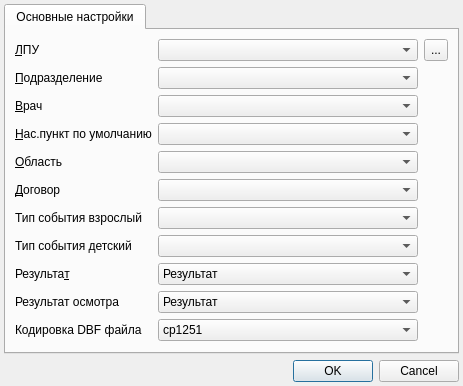
<?xml version="1.0" encoding="UTF-8"?>
<ui version="4.0">
 <class>appPreferencesDialog</class>
 <widget class="QDialog" name="appPreferencesDialog">
  <property name="windowModality">
   <enum>Qt::ApplicationModal</enum>
  </property>
  <property name="geometry">
   <rect>
    <x>0</x>
    <y>0</y>
    <width>463</width>
    <height>366</height>
   </rect>
  </property>
  <property name="windowTitle">
   <string>Умолчания</string>
  </property>
  <property name="autoFillBackground">
   <bool>false</bool>
  </property>
  <property name="sizeGripEnabled">
   <bool>false</bool>
  </property>
  <property name="modal">
   <bool>true</bool>
  </property>
  <layout class="QGridLayout" name="gridLayout_14">
   <property name="margin">
    <number>4</number>
   </property>
   <item row="2" column="0">
    <widget class="QDialogButtonBox" name="buttonBox">
     <property name="orientation">
      <enum>Qt::Horizontal</enum>
     </property>
     <property name="standardButtons">
      <set>QDialogButtonBox::Cancel|QDialogButtonBox::Ok</set>
     </property>
    </widget>
   </item>
   <item row="1" column="0">
    <widget class="QTabWidget" name="tabWidget">
     <property name="enabled">
      <bool>true</bool>
     </property>
     <property name="currentIndex">
      <number>0</number>
     </property>
     <widget class="QWidget" name="tabMain">
      <attribute name="title">
       <string>Основные настройки</string>
      </attribute>
      <layout class="QGridLayout" name="gridLayout">
       <item row="8" column="2">
        <widget class="CRBComboBox" name="cmbResult">
         <property name="whatsThis">
          <string>результат осмотра</string>
         </property>
         <item>
          <property name="text">
           <string>Результат</string>
          </property>
         </item>
        </widget>
       </item>
       <item row="6" column="2">
        <widget class="CRBComboBox" name="cmbEventTypeAdult"/>
       </item>
       <item row="0" column="2">
        <widget class="CPolyclinicComboBox" name="cmbOrganisation"/>
       </item>
       <item row="0" column="0">
        <widget class="QLabel" name="lblOrganisation">
         <property name="sizePolicy">
          <sizepolicy hsizetype="Maximum" vsizetype="Fixed">
           <horstretch>0</horstretch>
           <verstretch>0</verstretch>
          </sizepolicy>
         </property>
         <property name="minimumSize">
          <size>
           <width>130</width>
           <height>0</height>
          </size>
         </property>
         <property name="text">
          <string>&amp;ЛПУ</string>
         </property>
         <property name="buddy">
          <cstring>cmbOrganisation</cstring>
         </property>
        </widget>
       </item>
       <item row="3" column="2">
        <widget class="CKLADRComboBox" name="cmbDefaultCity"/>
       </item>
       <item row="0" column="3">
        <widget class="QToolButton" name="btnSelectOrganisation">
         <property name="sizePolicy">
          <sizepolicy hsizetype="Fixed" vsizetype="Ignored">
           <horstretch>0</horstretch>
           <verstretch>0</verstretch>
          </sizepolicy>
         </property>
         <property name="text">
          <string>...</string>
         </property>
        </widget>
       </item>
       <item row="1" column="2">
        <widget class="COrgStructureComboBox" name="cmbOrgStructure"/>
       </item>
       <item row="9" column="0">
        <widget class="QLabel" name="lblDiagnosticResult">
         <property name="text">
          <string>Результат осмотра</string>
         </property>
         <property name="alignment">
          <set>Qt::AlignLeading|Qt::AlignLeft|Qt::AlignVCenter</set>
         </property>
         <property name="buddy">
          <cstring>cmbDiagnosticResult</cstring>
         </property>
        </widget>
       </item>
       <item row="9" column="2">
        <widget class="CRBComboBox" name="cmbDiagnosticResult">
         <property name="whatsThis">
          <string>результат осмотра</string>
         </property>
         <item>
          <property name="text">
           <string>Результат</string>
          </property>
         </item>
        </widget>
       </item>
       <item row="1" column="0">
        <widget class="QLabel" name="lblOrgStructure">
         <property name="sizePolicy">
          <sizepolicy hsizetype="Maximum" vsizetype="Preferred">
           <horstretch>0</horstretch>
           <verstretch>0</verstretch>
          </sizepolicy>
         </property>
         <property name="minimumSize">
          <size>
           <width>130</width>
           <height>0</height>
          </size>
         </property>
         <property name="text">
          <string>&amp;Подразделение</string>
         </property>
         <property name="buddy">
          <cstring>cmbOrgStructure</cstring>
         </property>
        </widget>
       </item>
       <item row="4" column="0">
        <widget class="QLabel" name="lblDefaultProvince">
         <property name="minimumSize">
          <size>
           <width>130</width>
           <height>0</height>
          </size>
         </property>
         <property name="text">
          <string>&amp;Область</string>
         </property>
         <property name="buddy">
          <cstring>cmbProvince</cstring>
         </property>
        </widget>
       </item>
       <item row="3" column="0">
        <widget class="QLabel" name="lblDefaultCity">
         <property name="minimumSize">
          <size>
           <width>130</width>
           <height>0</height>
          </size>
         </property>
         <property name="text">
          <string>&amp;Нас.пункт по умолчанию</string>
         </property>
         <property name="buddy">
          <cstring>cmbDefaultCity</cstring>
         </property>
        </widget>
       </item>
       <item row="11" column="0">
        <spacer>
         <property name="orientation">
          <enum>Qt::Vertical</enum>
         </property>
         <property name="sizeHint" stdset="0">
          <size>
           <width>61</width>
           <height>174</height>
          </size>
         </property>
        </spacer>
       </item>
       <item row="8" column="0">
        <widget class="QLabel" name="lblResult">
         <property name="text">
          <string>Результа&amp;т</string>
         </property>
         <property name="alignment">
          <set>Qt::AlignLeading|Qt::AlignLeft|Qt::AlignVCenter</set>
         </property>
         <property name="buddy">
          <cstring>cmbResult</cstring>
         </property>
        </widget>
       </item>
       <item row="6" column="0">
        <widget class="QLabel" name="lblEventTypeAdult">
         <property name="text">
          <string>Тип события взрослый</string>
         </property>
         <property name="buddy">
          <cstring>cmbEventTypeAdult</cstring>
         </property>
        </widget>
       </item>
       <item row="2" column="0">
        <widget class="QLabel" name="lblPerson">
         <property name="text">
          <string>&amp;Врач</string>
         </property>
         <property name="buddy">
          <cstring>cmbPerson</cstring>
         </property>
        </widget>
       </item>
       <item row="4" column="2">
        <widget class="CKLADRComboBox" name="cmbProvince"/>
       </item>
       <item row="5" column="2">
        <widget class="CDbComboBox" name="cmbContract"/>
       </item>
       <item row="5" column="0">
        <widget class="QLabel" name="lblContract">
         <property name="text">
          <string>&amp;Договор</string>
         </property>
         <property name="buddy">
          <cstring>cmbOrgStructure</cstring>
         </property>
        </widget>
       </item>
       <item row="2" column="2">
        <widget class="CPersonComboBoxEx" name="cmbPerson"/>
       </item>
       <item row="10" column="0">
        <widget class="QLabel" name="lblEncoding">
         <property name="text">
          <string>Кодировка DBF файла</string>
         </property>
         <property name="alignment">
          <set>Qt::AlignLeading|Qt::AlignLeft|Qt::AlignVCenter</set>
         </property>
         <property name="buddy">
          <cstring>cmbEncoding</cstring>
         </property>
        </widget>
       </item>
       <item row="10" column="2">
        <widget class="QComboBox" name="cmbEncoding">
         <item>
          <property name="text">
           <string>cp1251</string>
          </property>
         </item>
         <item>
          <property name="text">
           <string>cp866</string>
          </property>
         </item>
        </widget>
       </item>
       <item row="7" column="0">
        <widget class="QLabel" name="lblEventTypeChild">
         <property name="text">
          <string>Тип события детский</string>
         </property>
         <property name="buddy">
          <cstring>cmbEventTypeChild</cstring>
         </property>
        </widget>
       </item>
       <item row="7" column="2">
        <widget class="CRBComboBox" name="cmbEventTypeChild"/>
       </item>
      </layout>
     </widget>
    </widget>
   </item>
  </layout>
 </widget>
 <customwidgets>
  <customwidget>
   <class>CPolyclinicComboBox</class>
   <extends>QComboBox</extends>
   <header>Orgs/OrgComboBox.h</header>
  </customwidget>
  <customwidget>
   <class>COrgStructureComboBox</class>
   <extends>QComboBox</extends>
   <header>Orgs/OrgStructComboBoxes.h</header>
  </customwidget>
  <customwidget>
   <class>CKLADRComboBox</class>
   <extends>QComboBox</extends>
   <header>KLADR/kladrComboxes.h</header>
  </customwidget>
  <customwidget>
   <class>CDbComboBox</class>
   <extends>QComboBox</extends>
   <header>library/DbComboBox.h</header>
  </customwidget>
  <customwidget>
   <class>CRBComboBox</class>
   <extends>QComboBox</extends>
   <header>library/crbcombobox.h</header>
  </customwidget>
  <customwidget>
   <class>CPersonComboBoxEx</class>
   <extends>QComboBox</extends>
   <header>Orgs/PersonComboBoxEx.h</header>
  </customwidget>
 </customwidgets>
 <tabstops>
  <tabstop>cmbOrganisation</tabstop>
  <tabstop>btnSelectOrganisation</tabstop>
  <tabstop>cmbOrgStructure</tabstop>
  <tabstop>cmbDefaultCity</tabstop>
  <tabstop>cmbProvince</tabstop>
  <tabstop>buttonBox</tabstop>
 </tabstops>
 <resources/>
 <connections>
  <connection>
   <sender>buttonBox</sender>
   <signal>accepted()</signal>
   <receiver>appPreferencesDialog</receiver>
   <slot>accept()</slot>
   <hints>
    <hint type="sourcelabel">
     <x>183</x>
     <y>674</y>
    </hint>
    <hint type="destinationlabel">
     <x>123</x>
     <y>497</y>
    </hint>
   </hints>
  </connection>
  <connection>
   <sender>buttonBox</sender>
   <signal>rejected()</signal>
   <receiver>appPreferencesDialog</receiver>
   <slot>reject()</slot>
   <hints>
    <hint type="sourcelabel">
     <x>262</x>
     <y>674</y>
    </hint>
    <hint type="destinationlabel">
     <x>285</x>
     <y>498</y>
    </hint>
   </hints>
  </connection>
 </connections>
</ui>
